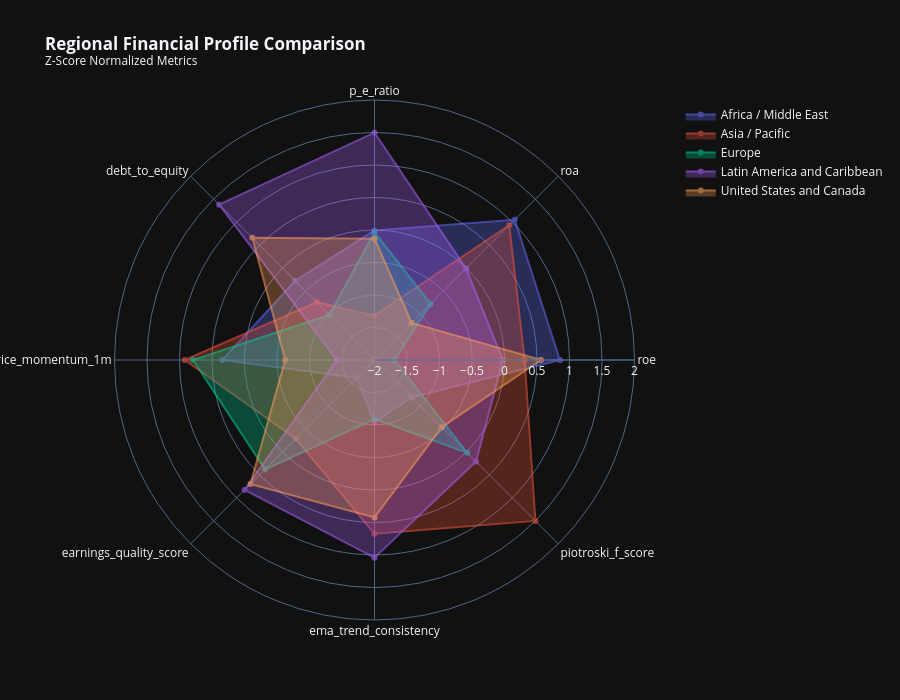
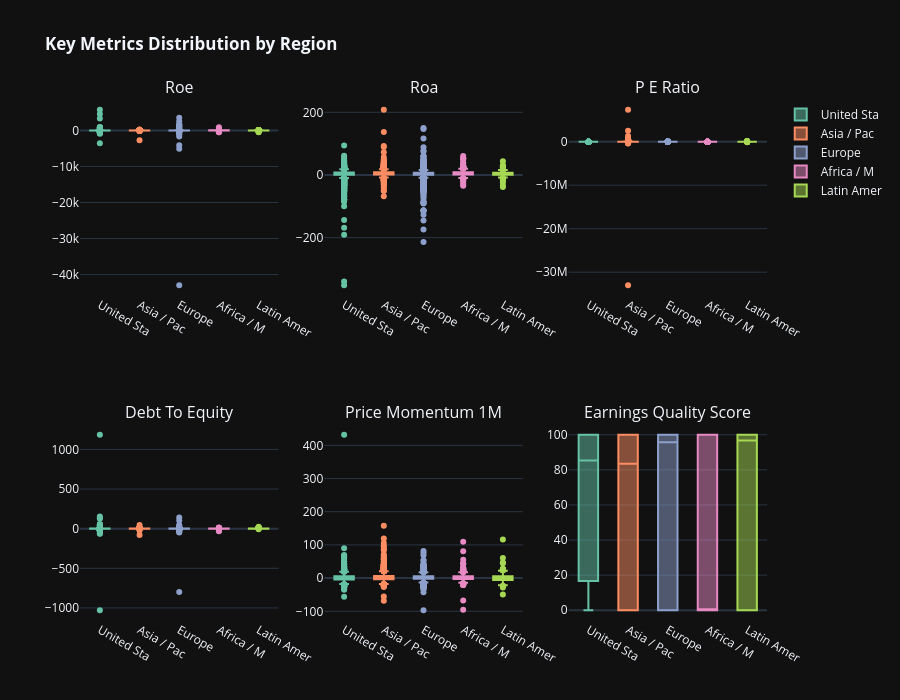

These figures' notebook cell, in order:
### Markdown cell above
## Cell 5: Regional Benchmarking Dashboard

Comprehensive regional analysis with key financial metrics comparison.

### Code cell
# ============================================================================
# Cell 5: Regional Benchmarking Dashboard
# ============================================================================

print('=' * 80)
print('🌍 REGIONAL BENCHMARKING DASHBOARD')
print('=' * 80)

region_dir = OUTPUT_DIR / 'eda' / 'by_region'

if 'region' in df.columns:
    # Key metrics for regional comparison
    benchmark_metrics = [
        'roe', 'roa', 'p_e_ratio', 'debt_to_equity', 'price_momentum_1m',
        'earnings_quality_score', 'ema_trend_consistency', 'piotroski_f_score',
        'altman_z_score', 'dividend_yield', 'revenue_growth_yoy',
    ]
    available_metrics = [m for m in benchmark_metrics if m in df.columns]

    # ============================================================================
    # 5.1 Regional Statistics Table
    # ============================================================================
    print('\n📊 Computing Regional Statistics...')

    regional_metrics_stats = df.groupby('region')[available_metrics].agg(['mean', 'median', 'std', 'count'])
    regional_metrics_stats.columns = ['_'.join(col) for col in regional_metrics_stats.columns]

    # Save to JSON
    regional_stats_dict = regional_metrics_stats.to_dict()
    with open(region_dir / 'regional_statistics.json', 'w') as f:
        json.dump({k: {str(kk): vv for kk, vv in v.items()}
                   for k, v in regional_stats_dict.items()}, f, indent=2, default=str)
    print(f'  ✓ Saved: regional_statistics.json')

    # ============================================================================
    # 5.2 Regional Radar Charts
    # ============================================================================
    print('\n🎯 Creating Regional Radar Charts...')

    # Normalize metrics for radar chart
    radar_metrics = available_metrics[:8]  # Limit for readability
    regional_means = df.groupby('region')[radar_metrics].mean()

    # Z-score normalize for comparability
    regional_normalized = (regional_means - regional_means.mean()) / regional_means.std()
    regional_normalized = regional_normalized.fillna(0)

    fig_radar = go.Figure()
    for region in regional_normalized.index:
        fig_radar.add_trace(go.Scatterpolar(
            r=regional_normalized.loc[region].values.tolist() + [regional_normalized.loc[region].values[0]],
            theta=radar_metrics + [radar_metrics[0]],
            fill='toself', name=str(region), opacity=0.6,
        ))

    fig_radar.update_layout(
        polar=dict(radialaxis=dict(visible=True, range=[-2, 2])),
        title='<b>Regional Financial Profile Comparison</b><br><sup>Z-Score Normalized Metrics</sup>',
        template=PLOTLY_TEMPLATE, height=700,
    )
    fig_radar.write_html(region_dir / 'regional_radar_comparison.html')
    fig_radar.show()
    print(f'  ✓ Saved: regional_radar_comparison.html')

    # ============================================================================
    # 5.3 Regional Box Plots Grid
    # ============================================================================
    print('\n📦 Creating Regional Box Plot Grid...')

    n_metrics = min(6, len(available_metrics))
    rows = 2
    cols = 3

    fig_boxes = make_subplots(
        rows=rows, cols=cols,
        subplot_titles=[m.replace('_', ' ').title() for m in available_metrics[:n_metrics]],
    )

    for idx, metric in enumerate(available_metrics[:n_metrics]):
        row = idx // cols + 1
        col = idx % cols + 1

        for i, region in enumerate(df['region'].unique()):
            region_data = df[df['region'] == region][metric].dropna()
            fig_boxes.add_trace(
                go.Box(y=region_data, name=str(region)[:10],
                       marker_color=px.colors.qualitative.Set2[i % 8],
                       showlegend=(idx == 0)),
                row=row, col=col
            )

    fig_boxes.update_layout(
        title='<b>Key Metrics Distribution by Region</b>',
        template=PLOTLY_TEMPLATE, height=700, showlegend=True,
    )
    fig_boxes.write_html(region_dir / 'regional_boxplots.html')
    fig_boxes.show()
    print(f'  ✓ Saved: regional_boxplots.html')

    # ============================================================================
    # 5.4 Regional Valuation Comparison (Statistical)
    # ============================================================================
    print('\n📊 Performing Statistical Regional Valuation Comparison...')
    valuation_metrics = ['p_e_ratio', 'p_b_ratio', 'ev_ebitda', 'dividend_yield']
    valuation_metrics = [m for m in valuation_metrics if m in df.columns]

    if valuation_metrics:
        regional_val_result = eda.compare_regional_valuations(
            df, metrics=valuation_metrics, region_column='region',
            include_tests=True, test_method='kruskal'
        )

        # The result is a dict with 'distributions' (DataFrame) and 'statistical_tests' (dict)
        distributions_df = regional_val_result['distributions']
        statistical_tests = regional_val_result['statistical_tests']

        # Create an interactive visualization from the distributions data
        fig_regional_val = px.bar(
            distributions_df,
            x='region',
            y='mean',
            color='metric',
            barmode='group',
            error_y='std',
            title='<b>Regional Valuation Comparison</b>',
            template=PLOTLY_TEMPLATE
        )
        fig_regional_val.show()
        fig_regional_val.write_html(region_dir / 'regional_valuation_comparison.html')
        print(f'  ✓ Saved: regional_valuation_comparison.html')

        # Also print statistical significance
        print("\n  📊 Statistical Test Results:")
        for metric, test_result in statistical_tests.items():
            sig = "✓ Significant" if test_result.get('significant') else "✗ Not significant"
            print(f"    {metric}: p-value={test_result.get('p_value', 0):.4f} ({sig})")

print('\n✓ Regional Benchmarking Complete')

### Figure 1 — Plotly figure (JSON) as saved in the notebook; plotly's stock layout.template omitted (floating-point values rounded to 4 significant figures)
{"data": [{"fill": "toself", "name": "Africa / Middle East", "opacity": 0.6, "r": [0.8508, 1.05, -0.007138, -0.2753, 0.3393, -1.614, -1.046, -1.189, 0.8508], "theta": ["roe", "roa", "p_e_ratio", "debt_to_equity", "price_momentum_1m", "earnings_quality_score", "ema_trend_consistency", "piotroski_f_score", "roe"], "type": "scatterpolar"}, {"fill": "toself", "name": "Asia / Pacific", "opacity": 0.6, "r": [0.3097, 0.9314, -1.318, -0.7428, 0.9186, -0.2877, 0.6741, 1.501, 0.3097], "theta": ["roe", "roa", "p_e_ratio", "debt_to_equity", "price_momentum_1m", "earnings_quality_score", "ema_trend_consistency", "piotroski_f_score", "roe"], "type": "scatterpolar"}, {"fill": "toself", "name": "Europe", "opacity": 0.6, "r": [-1.693, -0.779, -0.03702, -1.019, 0.7911, 0.3795, -1.091, 0.01839, -1.693], "theta": ["roe", "roa", "p_e_ratio", "debt_to_equity", "price_momentum_1m", "earnings_quality_score", "ema_trend_consistency", "piotroski_f_score", "roe"], "type": "scatterpolar"}, {"fill": "toself", "name": "Latin America and Caribbean", "opacity": 0.6, "r": [-0.02607, -0.009768, 1.497, 1.379, -1.422, 0.8237, 1.04, 0.2085, -0.02607], "theta": ["roe", "roa", "p_e_ratio", "debt_to_equity", "price_momentum_1m", "earnings_quality_score", "ema_trend_consistency", "piotroski_f_score", "roe"], "type": "scatterpolar"}, {"fill": "toself", "name": "United States and Canada", "opacity": 0.6, "r": [0.5589, -1.193, -0.135, 0.6575, -0.6273, 0.6988, 0.4224, -0.5384, 0.5589], "theta": ["roe", "roa", "p_e_ratio", "debt_to_equity", "price_momentum_1m", "earnings_quality_score", "ema_trend_consistency", "piotroski_f_score", "roe"], "type": "scatterpolar"}], "layout": {"polar": {"radialaxis": {"visible": true, "range": [-2, 2]}}, "title": {"text": "<b>Regional Financial Profile Comparison</b><br><sup>Z-Score Normalized Metrics</sup>"}, "height": 700}}

### Figure 2 — Plotly figure (JSON) as saved in the notebook; plotly's stock layout.template omitted (floating-point values rounded to 4 significant figures; data arrays with more than 128 entries replaced by an {"elided": "..."} marker saying what was removed)
{"data": [{"marker": {"color": "rgb(102,194,165)"}, "name": "United Sta", "showlegend": true, "y": {"elided": "1796 float values"}, "type": "box", "xaxis": "x", "yaxis": "y"}, {"marker": {"color": "rgb(252,141,98)"}, "name": "Asia / Pac", "showlegend": true, "y": {"elided": "2048 float values"}, "type": "box", "xaxis": "x", "yaxis": "y"}, {"marker": {"color": "rgb(141,160,203)"}, "name": "Europe", "showlegend": true, "y": {"elided": "2076 float values"}, "type": "box", "xaxis": "x", "yaxis": "y"}, {"marker": {"color": "rgb(231,138,195)"}, "name": "Africa / M", "showlegend": true, "y": {"elided": "630 float values"}, "type": "box", "xaxis": "x", "yaxis": "y"}, {"marker": {"color": "rgb(166,216,84)"}, "name": "Latin Amer", "showlegend": true, "y": {"elided": "348 float values"}, "type": "box", "xaxis": "x", "yaxis": "y"}, {"marker": {"color": "rgb(102,194,165)"}, "name": "United Sta", "showlegend": false, "y": {"elided": "1796 float values"}, "type": "box", "xaxis": "x2", "yaxis": "y2"}, {"marker": {"color": "rgb(252,141,98)"}, "name": "Asia / Pac", "showlegend": false, "y": {"elided": "2048 float values"}, "type": "box", "xaxis": "x2", "yaxis": "y2"}, {"marker": {"color": "rgb(141,160,203)"}, "name": "Europe", "showlegend": false, "y": {"elided": "2076 float values"}, "type": "box", "xaxis": "x2", "yaxis": "y2"}, {"marker": {"color": "rgb(231,138,195)"}, "name": "Africa / M", "showlegend": false, "y": {"elided": "630 float values"}, "type": "box", "xaxis": "x2", "yaxis": "y2"}, {"marker": {"color": "rgb(166,216,84)"}, "name": "Latin Amer", "showlegend": false, "y": {"elided": "348 float values"}, "type": "box", "xaxis": "x2", "yaxis": "y2"}, {"marker": {"color": "rgb(102,194,165)"}, "name": "United Sta", "showlegend": false, "y": {"elided": "1794 float values"}, "type": "box", "xaxis": "x3", "yaxis": "y3"}, {"marker": {"color": "rgb(252,141,98)"}, "name": "Asia / Pac", "showlegend": false, "y": {"elided": "2027 float values"}, "type": "box", "xaxis": "x3", "yaxis": "y3"}, {"marker": {"color": "rgb(141,160,203)"}, "name": "Europe", "showlegend": false, "y": {"elided": "2073 float values"}, "type": "box", "xaxis": "x3", "yaxis": "y3"}, {"marker": {"color": "rgb(231,138,195)"}, "name": "Africa / M", "showlegend": false, "y": {"elided": "626 float values"}, "type": "box", "xaxis": "x3", "yaxis": "y3"}, {"marker": {"color": "rgb(166,216,84)"}, "name": "Latin Amer", "showlegend": false, "y": {"elided": "340 float values"}, "type": "box", "xaxis": "x3", "yaxis": "y3"}, {"marker": {"color": "rgb(102,194,165)"}, "name": "United Sta", "showlegend": false, "y": {"elided": "1796 float values"}, "type": "box", "xaxis": "x4", "yaxis": "y4"}, {"marker": {"color": "rgb(252,141,98)"}, "name": "Asia / Pac", "showlegend": false, "y": {"elided": "2048 float values"}, "type": "box", "xaxis": "x4", "yaxis": "y4"}, {"marker": {"color": "rgb(141,160,203)"}, "name": "Europe", "showlegend": false, "y": {"elided": "2076 float values"}, "type": "box", "xaxis": "x4", "yaxis": "y4"}, {"marker": {"color": "rgb(231,138,195)"}, "name": "Africa / M", "showlegend": false, "y": {"elided": "630 float values"}, "type": "box", "xaxis": "x4", "yaxis": "y4"}, {"marker": {"color": "rgb(166,216,84)"}, "name": "Latin Amer", "showlegend": false, "y": {"elided": "348 float values"}, "type": "box", "xaxis": "x4", "yaxis": "y4"}, {"marker": {"color": "rgb(102,194,165)"}, "name": "United Sta", "showlegend": false, "y": {"elided": "1796 float values"}, "type": "box", "xaxis": "x5", "yaxis": "y5"}, {"marker": {"color": "rgb(252,141,98)"}, "name": "Asia / Pac", "showlegend": false, "y": {"elided": "2048 float values"}, "type": "box", "xaxis": "x5", "yaxis": "y5"}, {"marker": {"color": "rgb(141,160,203)"}, "name": "Europe", "showlegend": false, "y": {"elided": "2076 float values"}, "type": "box", "xaxis": "x5", "yaxis": "y5"}, {"marker": {"color": "rgb(231,138,195)"}, "name": "Africa / M", "showlegend": false, "y": {"elided": "630 float values"}, "type": "box", "xaxis": "x5", "yaxis": "y5"}, {"marker": {"color": "rgb(166,216,84)"}, "name": "Latin Amer", "showlegend": false, "y": {"elided": "348 float values"}, "type": "box", "xaxis": "x5", "yaxis": "y5"}, {"marker": {"color": "rgb(102,194,165)"}, "name": "United Sta", "showlegend": false, "y": {"elided": "1794 float values"}, "type": "box", "xaxis": "x6", "yaxis": "y6"}, {"marker": {"color": "rgb(252,141,98)"}, "name": "Asia / Pac", "showlegend": false, "y": {"elided": "2000 float values"}, "type": "box", "xaxis": "x6", "yaxis": "y6"}, {"marker": {"color": "rgb(141,160,203)"}, "name": "Europe", "showlegend": false, "y": {"elided": "2057 float values"}, "type": "box", "xaxis": "x6", "yaxis": "y6"}, {"marker": {"color": "rgb(231,138,195)"}, "name": "Africa / M", "showlegend": false, "y": {"elided": "597 float values"}, "type": "box", "xaxis": "x6", "yaxis": "y6"}, {"marker": {"color": "rgb(166,216,84)"}, "name": "Latin Amer", "showlegend": false, "y": {"elided": "338 float values"}, "type": "box", "xaxis": "x6", "yaxis": "y6"}], "layout": {"xaxis": {"anchor": "y", "domain": [0.0, 0.2889]}, "yaxis": {"anchor": "x", "domain": [0.625, 1.0]}, "xaxis2": {"anchor": "y2", "domain": [0.3556, 0.6444]}, "yaxis2": {"anchor": "x2", "domain": [0.625, 1.0]}, "xaxis3": {"anchor": "y3", "domain": [0.7111, 1.0]}, "yaxis3": {"anchor": "x3", "domain": [0.625, 1.0]}, "xaxis4": {"anchor": "y4", "domain": [0.0, 0.2889]}, "yaxis4": {"anchor": "x4", "domain": [0.0, 0.375]}, "xaxis5": {"anchor": "y5", "domain": [0.3556, 0.6444]}, "yaxis5": {"anchor": "x5", "domain": [0.0, 0.375]}, "xaxis6": {"anchor": "y6", "domain": [0.7111, 1.0]}, "yaxis6": {"anchor": "x6", "domain": [0.0, 0.375]}, "annotations": [{"font": {"size": 16}, "showarrow": false, "text": "Roe", "x": 0.1444, "xanchor": "center", "xref": "paper", "y": 1.0, "yanchor": "bottom", "yref": "paper"}, {"font": {"size": 16}, "showarrow": false, "text": "Roa", "x": 0.5, "xanchor": "center", "xref": "paper", "y": 1.0, "yanchor": "bottom", "yref": "paper"}, {"font": {"size": 16}, "showarrow": false, "text": "P E Ratio", "x": 0.8556, "xanchor": "center", "xref": "paper", "y": 1.0, "yanchor": "bottom", "yref": "paper"}, {"font": {"size": 16}, "showarrow": false, "text": "Debt To Equity", "x": 0.1444, "xanchor": "center", "xref": "paper", "y": 0.375, "yanchor": "bottom", "yref": "paper"}, {"font": {"size": 16}, "showarrow": false, "text": "Price Momentum 1M", "x": 0.5, "xanchor": "center", "xref": "paper", "y": 0.375, "yanchor": "bottom", "yref": "paper"}, {"font": {"size": 16}, "showarrow": false, "text": "Earnings Quality Score", "x": 0.8556, "xanchor": "center", "xref": "paper", "y": 0.375, "yanchor": "bottom", "yref": "paper"}], "title": {"text": "<b>Key Metrics Distribution by Region</b>"}, "height": 700, "showlegend": true}}
